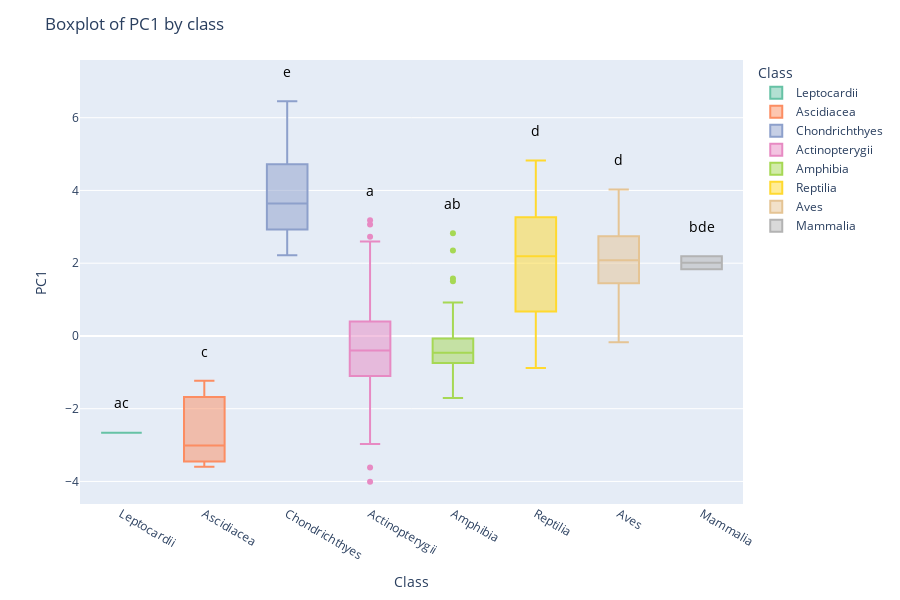

Notebook code for this chart:
### Code cell
fig = px.box(
    chordata_data,
    x="Class",         
    y="PC1",           
    color="Class",     
    color_discrete_sequence=px.colors.qualitative.Set2,
    # category_orders={"Class": ordered_classes},
)

y_positions = chordata_data.groupby("Class")["PC1"].max() + 0.5  

for cls, y in y_positions.items():
    fig.add_annotation(
        x=cls,
        y=y,
        text=group_letters.get(cls, ''),
        showarrow=False,
        font=dict(size=14, color='black'),
        yanchor="bottom"
    )

fig.update_layout(
    title="Boxplot of PC1 by class",
    xaxis_title="Class",
    yaxis_title="PC1",
    height=600
)

fig.show()
#save
fig.write_html("../figures/boxplot_class_tukey.html")

### Figure 1 — Plotly figure (JSON) as saved in the notebook; plotly's stock layout.template omitted (floating-point values rounded to 4 significant figures; data arrays with more than 128 entries replaced by an {"elided": "..."} marker saying what was removed)
{"data": [{"alignmentgroup": "True", "hovertemplate": "Class=%{x}<br>PC1=%{y}<extra></extra>", "legendgroup": "Leptocardii", "marker": {"color": "rgb(102,194,165)"}, "name": "Leptocardii", "notched": false, "offsetgroup": "Leptocardii", "orientation": "v", "showlegend": true, "type": "box", "x": ["Leptocardii"], "x0": " ", "xaxis": "x", "y": [-2.659], "y0": " ", "yaxis": "y"}, {"alignmentgroup": "True", "hovertemplate": "Class=%{x}<br>PC1=%{y}<extra></extra>", "legendgroup": "Ascidiacea", "marker": {"color": "rgb(252,141,98)"}, "name": "Ascidiacea", "notched": false, "offsetgroup": "Ascidiacea", "orientation": "v", "showlegend": true, "type": "box", "x": ["Ascidiacea", "Ascidiacea", "Ascidiacea"], "x0": " ", "xaxis": "x", "y": [-3.01, -1.232, -3.596], "y0": " ", "yaxis": "y"}, {"alignmentgroup": "True", "hovertemplate": "Class=%{x}<br>PC1=%{y}<extra></extra>", "legendgroup": "Chondrichthyes", "marker": {"color": "rgb(141,160,203)"}, "name": "Chondrichthyes", "notched": false, "offsetgroup": "Chondrichthyes", "orientation": "v", "showlegend": true, "type": "box", "x": ["Chondrichthyes", "Chondrichthyes", "Chondrichthyes", "Chondrichthyes", "Chondrichthyes", "Chondrichthyes", "Chondrichthyes", "Chondrichthyes", "Chondrichthyes", "Chondrichthyes", "Chondrichthyes", "Chondrichthyes", "Chondrichthyes", "Chondrichthyes", "Chondrichthyes", "Chondrichthyes", "Chondrichthyes", "Chondrichthyes", "Chondrichthyes", "Chondrichthyes", "Chondrichthyes", "Chondrichthyes", "Chondrichthyes", "Chondrichthyes", "Chondrichthyes", "Chondrichthyes", "Chondrichthyes", "Chondrichthyes", "Chondrichthyes", "Chondrichthyes", "Chondrichthyes"], "x0": " ", "xaxis": "x", "y": [2.834, 4.121, 3.644, 3.853, 3.936, 2.716, 2.304, 3.516, 3.593, 4.222, 3.088, 4.768, 5.054, 4.761, 3.273, 2.222, 3.017, 4.594, 4.992, 4.971, 5.992, 6.454, 3.737, 4.513, 3.643, 2.363, 2.83, 2.55, 3.575, 2.895, 5.801], "y0": " ", "yaxis": "y"}, {"alignmentgroup": "True", "hovertemplate": "Class=%{x}<br>PC1=%{y}<extra></extra>", "legendgroup": "Actinopterygii", "marker": {"color": "rgb(231,138,195)"}, "name": "Actinopterygii", "notched": false, "offsetgroup": "Actinopterygii", "orientation": "v", "showlegend": true, "type": "box", "x": {"elided": "720 str values"}, "x0": " ", "xaxis": "x", "y": {"elided": "720 float values"}, "y0": " ", "yaxis": "y"}, {"alignmentgroup": "True", "hovertemplate": "Class=%{x}<br>PC1=%{y}<extra></extra>", "legendgroup": "Amphibia", "marker": {"color": "rgb(166,216,84)"}, "name": "Amphibia", "notched": false, "offsetgroup": "Amphibia", "orientation": "v", "showlegend": true, "type": "box", "x": ["Amphibia", "Amphibia", "Amphibia", "Amphibia", "Amphibia", "Amphibia", "Amphibia", "Amphibia", "Amphibia", "Amphibia", "Amphibia", "Amphibia", "Amphibia", "Amphibia", "Amphibia", "Amphibia", "Amphibia", "Amphibia", "Amphibia", "Amphibia", "Amphibia", "Amphibia", "Amphibia", "Amphibia", "Amphibia", "Amphibia", "Amphibia", "Amphibia", "Amphibia", "Amphibia", "Amphibia", "Amphibia", "Amphibia", "Amphibia", "Amphibia", "Amphibia", "Amphibia", "Amphibia", "Amphibia", "Amphibia", "Amphibia", "Amphibia", "Amphibia", "Amphibia", "Amphibia", "Amphibia", "Amphibia", "Amphibia", "Amphibia", "Amphibia", "Amphibia", "Amphibia", "Amphibia", "Amphibia", "Amphibia", "Amphibia", "Amphibia", "Amphibia", "Amphibia", "Amphibia", "Amphibia", "Amphibia", "Amphibia", "Amphibia", "Amphibia", "Amphibia", "Amphibia", "Amphibia", "Amphibia", "Amphibia", "Amphibia", "Amphibia", "Amphibia", "Amphibia", "Amphibia", "Amphibia", "Amphibia", "Amphibia", "Amphibia", "Amphibia", "Amphibia", "Amphibia", "Amphibia", "Amphibia", "Amphibia", "Amphibia", "Amphibia", "Amphibia", "Amphibia", "Amphibia", "Amphibia", "Amphibia", "Amphibia", "Amphibia", "Amphibia", "Amphibia", "Amphibia", "Amphibia", "Amphibia", "Amphibia", "Amphibia", "Amphibia", "Amphibia", "Amphibia", "Amphibia", "Amphibia", "Amphibia", "Amphibia", "Amphibia", "Amphibia", "Amphibia", "Amphibia", "Amphibia", "Amphibia", "Amphibia", "Amphibia", "Amphibia", "Amphibia", "Amphibia"], "x0": " ", "xaxis": "x", "y": [2.826, 0.08097, -0.6635, -0.04264, -0.6308, 0.5905, 0.4149, 0.6359, 0.8447, 0.8509, -0.7754, -0.219, -0.4491, -0.1694, 0.1228, -0.2063, -0.05527, 0.05747, -0.2418, -0.375, 0.1879, 0.2361, 0.713, -0.5362, -0.8353, 0.9178, 0.7665, 2.35, -0.2493, 0.2469, 0.1346, -0.6543, -0.06803, -0.8984, -0.2578, 1.506, -0.4538, -1.045, -0.7921, -0.2437, -0.4085, 0.2697, -0.1032, -0.5016, -0.5441, -0.3297, -0.4309, -0.5214, 1.578, -0.1033, -0.4634, -0.1016, -0.61, -0.9004, -0.7675, -0.2126, -0.6686, -1.264, -1.238, 0.006681, -0.1827, -0.573, -0.7657, -0.7427, -0.6009, -0.5511, -0.9635, -0.497, -0.0513, -0.5921, -0.8532, 0.0956, 0.2727, -0.07239, -1.312, -0.4864, -0.6473, -0.581, -0.4486, 0.02407, -1.128, -0.4929, -1.191, -1.284, -1.091, -1.003, 0.3462, -0.3715, -1.006, -1.706, -1.2, -0.8393, -1.072, -0.4902, -0.7462, -0.7471, -0.3438, -0.1317, -0.8363, -0.5154, -0.4403, -0.4601, -0.3959, -0.5915, -1.009, -1.006, -0.7329, -0.1676, -0.5626, -0.4108, -0.5393, -0.3401, -1.02, -0.552, -0.3143, -0.6072, -1.076, 0.1114, -1.345], "y0": " ", "yaxis": "y"}, {"alignmentgroup": "True", "hovertemplate": "Class=%{x}<br>PC1=%{y}<extra></extra>", "legendgroup": "Reptilia", "marker": {"color": "rgb(255,217,47)"}, "name": "Reptilia", "notched": false, "offsetgroup": "Reptilia", "orientation": "v", "showlegend": true, "type": "box", "x": ["Reptilia", "Reptilia", "Reptilia", "Reptilia", "Reptilia", "Reptilia", "Reptilia", "Reptilia", "Reptilia", "Reptilia", "Reptilia", "Reptilia", "Reptilia", "Reptilia", "Reptilia", "Reptilia", "Reptilia", "Reptilia", "Reptilia", "Reptilia", "Reptilia", "Reptilia", "Reptilia", "Reptilia", "Reptilia", "Reptilia", "Reptilia", "Reptilia", "Reptilia", "Reptilia", "Reptilia", "Reptilia", "Reptilia", "Reptilia", "Reptilia", "Reptilia", "Reptilia", "Reptilia", "Reptilia", "Reptilia", "Reptilia", "Reptilia", "Reptilia", "Reptilia", "Reptilia", "Reptilia", "Reptilia", "Reptilia", "Reptilia", "Reptilia", "Reptilia", "Reptilia", "Reptilia", "Reptilia", "Reptilia", "Reptilia", "Reptilia", "Reptilia", "Reptilia", "Reptilia", "Reptilia", "Reptilia", "Reptilia", "Reptilia", "Reptilia", "Reptilia", "Reptilia", "Reptilia", "Reptilia", "Reptilia", "Reptilia", "Reptilia", "Reptilia", "Reptilia", "Reptilia", "Reptilia", "Reptilia", "Reptilia", "Reptilia", "Reptilia", "Reptilia", "Reptilia", "Reptilia", "Reptilia", "Reptilia", "Reptilia", "Reptilia", "Reptilia", "Reptilia", "Reptilia", "Reptilia", "Reptilia", "Reptilia", "Reptilia", "Reptilia", "Reptilia", "Reptilia", "Reptilia", "Reptilia", "Reptilia", "Reptilia", "Reptilia", "Reptilia", "Reptilia", "Reptilia", "Reptilia", "Reptilia", "Reptilia", "Reptilia", "Reptilia", "Reptilia", "Reptilia", "Reptilia", "Reptilia", "Reptilia", "Reptilia", "Reptilia", "Reptilia", "Reptilia", "Reptilia", "Reptilia", "Reptilia", "Reptilia", "Reptilia", "Reptilia"], "x0": " ", "xaxis": "x", "y": [1.161, 1.396, -0.07674, 0.2101, 0.2076, 0.2561, 0.1398, 0.2841, 2.172, 0.2031, 0.8325, 2.193, 1.339, -0.638, -0.0423, 1.979, 1.988, -0.1094, 0.7608, 2.533, -0.05357, 1.105, 0.03567, 0.4573, 0.9378, 1.039, 1.013, 0.09639, 0.1055, 0.3292, -0.00846, 0.6608, 0.09884, -0.2861, 2.87, 3.873, 2.419, 0.4832, 0.6711, -0.5708, 1.368, -0.3977, -0.2339, -0.8839, -0.4185, -0.4313, 0.8921, 1.65, 0.9229, 1.08, 0.3915, 0.5239, 0.2506, 0.1836, 4.037, 3.558, 4.595, 3.791, 3.83, 3.258, 3.074, 4.005, 3.702, 3.375, 2.31, 3.285, 2.706, 3.001, 2.441, 2.209, 1.636, 2.401, 2.009, 1.695, 2.577, 2.438, 2.089, 2.627, 2.801, 2.357, 1.863, 3.021, 2.973, 2.648, 2.013, 2.662, 2.842, 2.756, 1.52, 1.649, 3.485, 2.917, 3.574, 2.409, 2.275, 1.912, 2.191, 2.682, 2.138, 2.755, 2.985, 3.542, 4.255, 4.826, 2.645, 2.043, 3.985, 2.285, 3.282, 1.81, 3.58, 3.877, 4.081, 3.244, 3.492, 3.576, 4.024, 4.327, 4.025, 3.854, 4.592, 3.686, 3.811, 3.951, 3.811], "y0": " ", "yaxis": "y"}, {"alignmentgroup": "True", "hovertemplate": "Class=%{x}<br>PC1=%{y}<extra></extra>", "legendgroup": "Aves", "marker": {"color": "rgb(229,196,148)"}, "name": "Aves", "notched": false, "offsetgroup": "Aves", "orientation": "v", "showlegend": true, "type": "box", "x": ["Aves", "Aves", "Aves", "Aves", "Aves", "Aves", "Aves", "Aves", "Aves", "Aves", "Aves", "Aves", "Aves", "Aves", "Aves", "Aves", "Aves", "Aves", "Aves", "Aves", "Aves", "Aves", "Aves", "Aves", "Aves", "Aves", "Aves", "Aves", "Aves", "Aves", "Aves", "Aves", "Aves", "Aves", "Aves", "Aves", "Aves", "Aves", "Aves", "Aves", "Aves"], "x0": " ", "xaxis": "x", "y": [4.026, 1.728, 3.088, 3.228, 3.639, 2.094, 1.538, 2.882, 1.798, 1.178, 1.781, 1.923, 0.918, 2.9, 2.311, 1.543, 2.082, 2.624, 2.432, 2.176, 1.157, 0.9786, -0.1707, 2.49, 2.581, 3.831, 2.479, 2.897, 3.329, 1.741, 2.195, 0.3979, 1.639, 1.653, 3.235, 1.003, 2.01, 2.696, 0.772, 0.8823, 0.3715], "y0": " ", "yaxis": "y"}, {"alignmentgroup": "True", "hovertemplate": "Class=%{x}<br>PC1=%{y}<extra></extra>", "legendgroup": "Mammalia", "marker": {"color": "rgb(179,179,179)"}, "name": "Mammalia", "notched": false, "offsetgroup": "Mammalia", "orientation": "v", "showlegend": true, "type": "box", "x": ["Mammalia", "Mammalia"], "x0": " ", "xaxis": "x", "y": [1.836, 2.19], "y0": " ", "yaxis": "y"}], "layout": {"annotations": [{"font": {"color": "black", "size": 14}, "showarrow": false, "text": "a", "x": "Actinopterygii", "y": 3.678, "yanchor": "bottom"}, {"font": {"color": "black", "size": 14}, "showarrow": false, "text": "ab", "x": "Amphibia", "y": 3.326, "yanchor": "bottom"}, {"font": {"color": "black", "size": 14}, "showarrow": false, "text": "c", "x": "Ascidiacea", "y": -0.7316, "yanchor": "bottom"}, {"font": {"color": "black", "size": 14}, "showarrow": false, "text": "d", "x": "Aves", "y": 4.526, "yanchor": "bottom"}, {"font": {"color": "black", "size": 14}, "showarrow": false, "text": "e", "x": "Chondrichthyes", "y": 6.954, "yanchor": "bottom"}, {"font": {"color": "black", "size": 14}, "showarrow": false, "text": "ac", "x": "Leptocardii", "y": -2.159, "yanchor": "bottom"}, {"font": {"color": "black", "size": 14}, "showarrow": false, "text": "bde", "x": "Mammalia", "y": 2.69, "yanchor": "bottom"}, {"font": {"color": "black", "size": 14}, "showarrow": false, "text": "d", "x": "Reptilia", "y": 5.326, "yanchor": "bottom"}], "boxmode": "overlay", "height": 600, "legend": {"title": {"text": "Class"}, "tracegroupgap": 0}, "margin": {"t": 60}, "title": {"text": "Boxplot of PC1 by class"}, "xaxis": {"anchor": "y", "categoryarray": ["Leptocardii", "Ascidiacea", "Chondrichthyes", "Actinopterygii", "Amphibia", "Reptilia", "Aves", "Mammalia"], "categoryorder": "array", "domain": [0, 1], "title": {"text": "Class"}}, "yaxis": {"anchor": "x", "domain": [0, 1], "title": {"text": "PC1"}}}}
